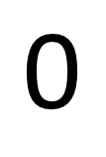
#> input picture ex3/0_simple number/0.PNG, 106 x 157 px; its folder holds 5 pictures in this run
$ python scaleNumHUMOMENTS.py
#> lines starting #> are read from the running program, lines starting #| are printed output that depends on the picture; after the words box and inside, x2 and y2 are one past the last pixel; in counts of white or black regions, pixels touching at a corner belong together
import cv2
import glob
import math
# 155

bf = cv2.BFMatcher(cv2.NORM_L1, crossCheck=True)

sampleImgs =  [cv2.imread(img, cv2.IMREAD_GRAYSCALE) for img in
                sorted(glob.glob('./0_simple number/*.PNG'), reverse=False)]
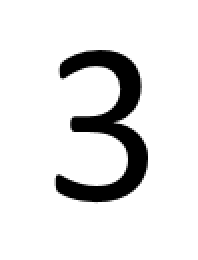
#> input picture ex3/0_simple number/3.PNG, 99 x 130 px (shown 2 times larger)
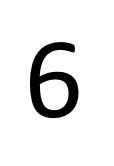
#> input picture ex3/0_simple number/6.PNG, 114 x 166 px
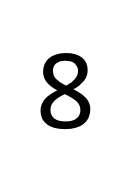
#> input picture ex3/0_simple number/8.PNG, 130 x 183 px
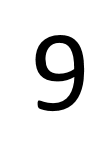
#> input picture ex3/0_simple number/9.PNG, 108 x 151 px
#> sampleImgs = 5 items

# im = cv2.imread('./1_Scale Number/0.PNG', cv2.IMREAD_UNCHANGED)
im = cv2.imread('./2_Rotation Number/9.PNG', cv2.IMREAD_UNCHANGED)
im = cv2.cvtColor(im, cv2.COLOR_BGR2GRAY)
#> im is the input picture: shape (151, 108); min 0, max 255, mean 229.4
_, thresh1 = cv2.threshold(im, 160, 255, cv2.THRESH_BINARY_INV)
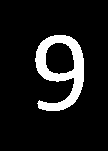
#> thresh1: shape (151, 108); 10.3% white; 1 white region, box (x1, y1, x2, y2) and area: (35, 35, 84, 111) 1685
M = cv2.moments(thresh1)
#> M = moments, m00 429675, centre m10/m00, m01/m00 = (60.93, 70.54)
huM = cv2.HuMoments(M)
#> huM = [0.00163, 4.2e-07, 2.31e-10, 6.64e-11, 2.12e-22, -1.14e-15, -8.21e-21]
for i in range(0, 7):
    huM[i] = -1 * math.copysign(1.0, huM[i]) * math.log10(abs(huM[i]))
#> after the loop, huM = [2.79, 6.38, 9.64, 10.18, 21.67, -14.94, -20.09]

tmp = []
for img in sampleImgs:
    _, thresh = cv2.threshold(img, 160, 255, cv2.THRESH_BINARY_INV)
    sampleMoments = cv2.moments(thresh)
    sampleHuMoments = cv2.HuMoments(sampleMoments)
    for i in range(0, 7):
        sampleHuMoments[i] = -1 * math.copysign(1.0, sampleHuMoments[i]) * math.log10(abs(sampleHuMoments[i]))

    s= abs(huM)-abs(sampleHuMoments)
    s=  [x**2 for x in s]
    s= sum(s)
    s = [math.sqrt(x) for x in s]
    tmp.append(s)
#> this loop made 5 passes
#> s on passes 1 to 5: [9.3], [3.28], [0.0901], [6.6], [0]
#> pass 2, `_, thresh = cv2.threshold(img, 160, 255, cv2.THRESH_BINARY_INV)`:
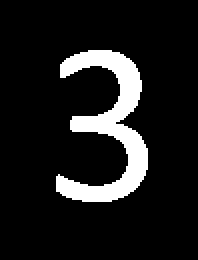
#> thresh: shape (130, 99) (shown 2 times larger); 11% white; 1 white region, box (x1, y1, x2, y2) and area: (28, 25, 74, 101) 1421
#> pass 3, `_, thresh = cv2.threshold(img, 160, 255, cv2.THRESH_BINARY_INV)`:
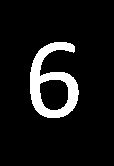
#> thresh: shape (166, 114); 8.8% white; 1 white region, box (x1, y1, x2, y2) and area: (30, 42, 79, 118) 1671
#> after the loop, tmp = [[9.3], [3.28], [0.0901], [6.6], [0]]

dist = tmp.index(min(tmp))
#> dist = 4
print(dist)
#| 4
